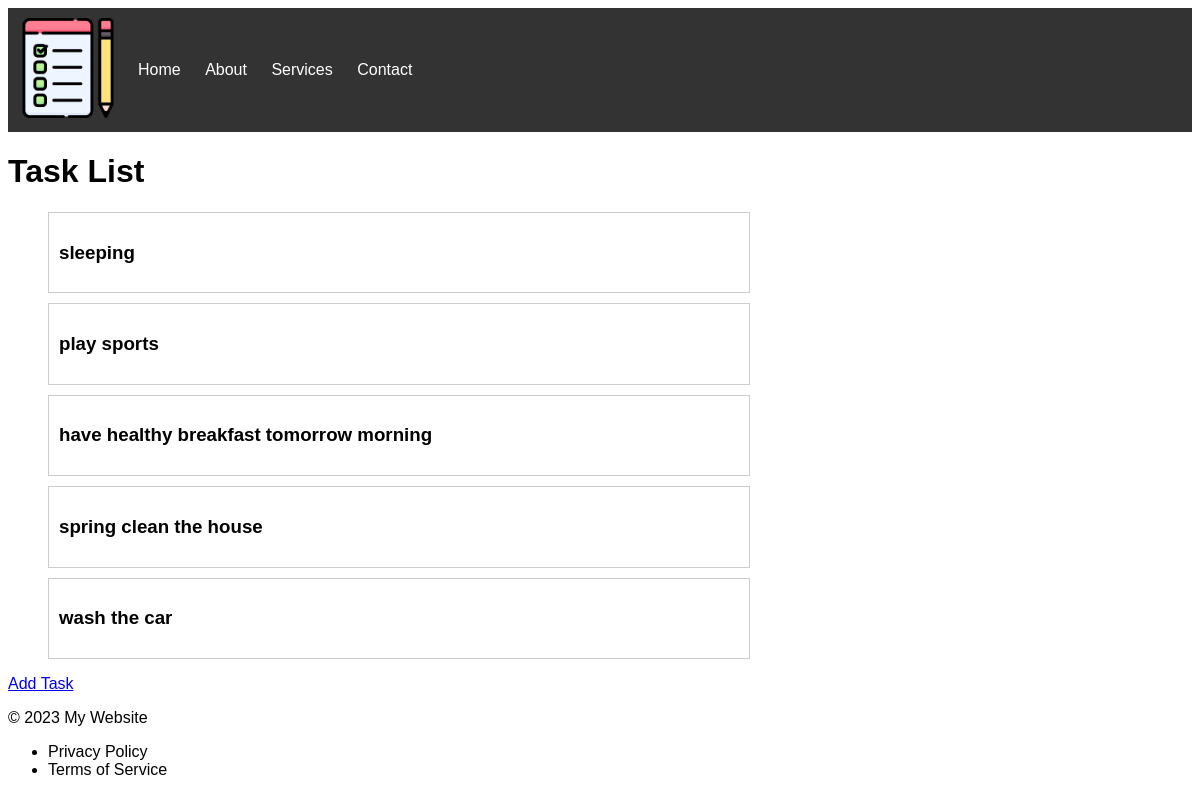
The page / on the database its author committed.
### taskmanager/models.py (models this page shows, shortened)
class Task(models.Model):
    title = models.CharField(max_length=200)
    description = models.TextField(blank=True)
    created_at = models.DateTimeField(auto_now_add=True)

### taskmanager/views.py (the view)
# urls.py: path('', views.task_list, name='task_list'),
def task_list(request):
    tasks = Task.objects.all()
    return render(request, 'task_list.html', {'tasks': tasks})

### taskmanager/templates/task_list.html (shortened to what this page needs)
{% extends 'base.html' %}
{% block content %}
    <h1>Task List</h1>
    <div id="main">
        {% if tasks %}
        <ul>
            {% for task in tasks %}
            <div class="task-item">
                <div class="task-content">
                    <h3>{{ task.title }}</h3>
                </div>
            </div>
            {% endfor %}
        </ul>
        {% else %}
        <p>No tasks added</p>
        {% endif %}
        <a href="{% url 'add_task' %}">Add Task</a>
    </div>
{% endblock %}

### static/css/styles.css (style rules this page uses)
:root { --font-family: 'Arial', sans-serif; --root-font-size: 16px; }
body { font-family: var(--font-family); font-size: var(--root-font-size); }
.task-item { width: 680px; margin: 10px 0; border: 1px solid #ccc; padding: 10px; cursor: pointer; }
.task-content { width: 100%; }

### rows shown on the page
Task: title "sleeping"
Task: title "play sports"
Task: title "have healthy breakfast tomorrow morning"
Task: title "spring clean the house"
Task: title "wash the car"
